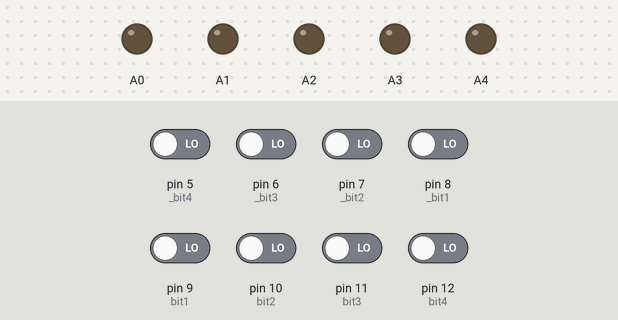
The sketch below on a simulated Arduino Uno, built with avr-gcc and run on an emulated ATmega328P. Shown: output pins drawn as LEDs (lit = HIGH). Inputs (shaded band) come from the test bench; at power-on: pin 5 (_bit4), pin 6 (_bit3), pin 7 (_bit2), pin 8 (_bit1), pin 9 (bit1), pin 10 (bit2), pin 11 (bit3), pin 12 (bit4) LOW.

Above: at 1.2 s.
1.3 s: pin 5 (_bit4) driven HIGH
At 2.0 s:
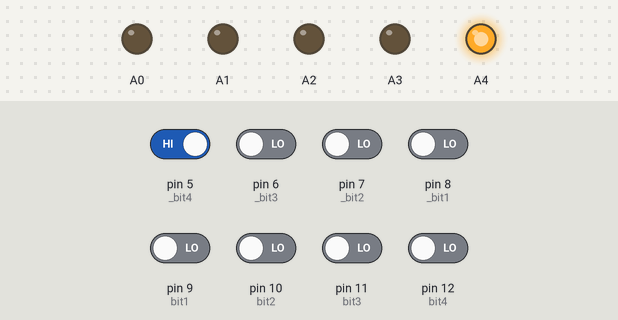
2.9 s: pin 6 (_bit3) driven HIGH
At 4.2 s:
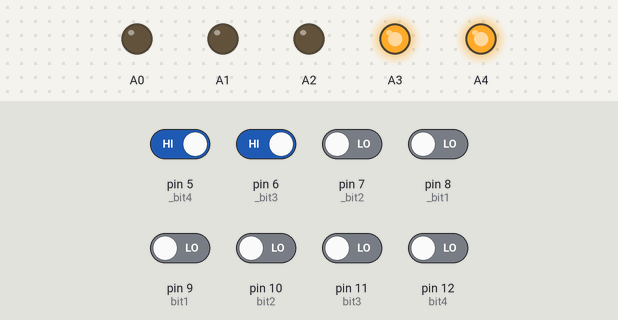
4.5 s: pin 7 (_bit2) driven HIGH
At 5.6 s:
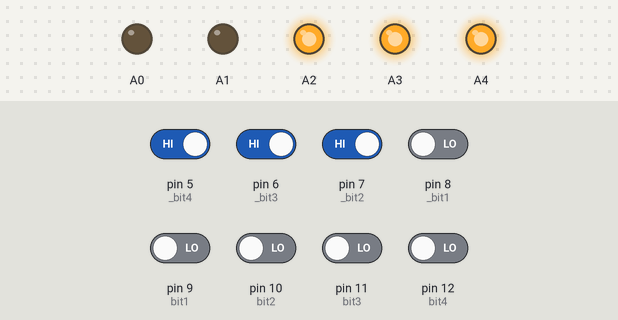
6.1 s: pin 8 (_bit1) driven HIGH
At 6.9 s:
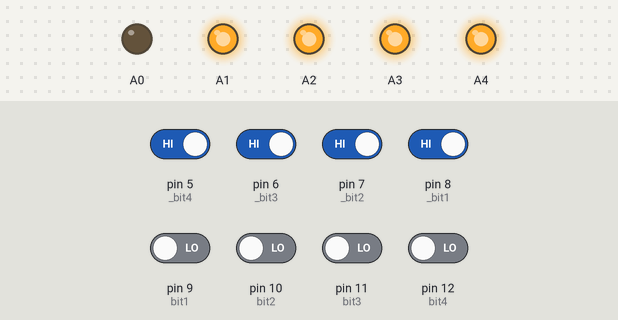
7.7 s: pin 9 (bit1) driven HIGH
At 8.1 s:
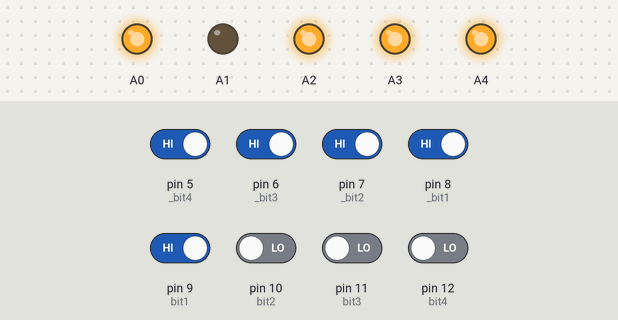
9.3 s: pin 10 (bit2) driven HIGH
At 10.6 s:
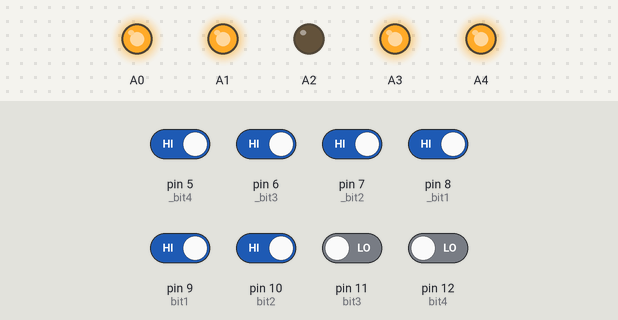
Timing chart, 0 to 11.9 s (numbered marks = the images above; inputs shaded):
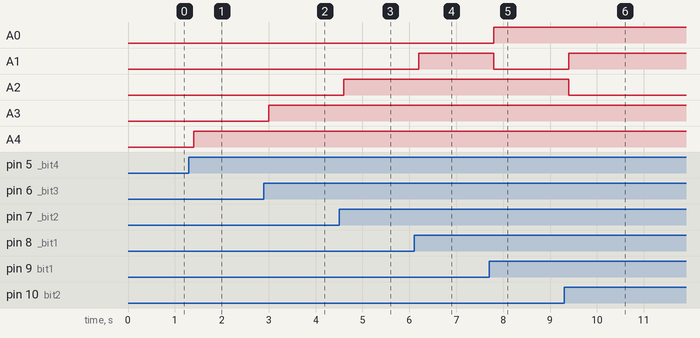

The sketch:

4-bitAdder.ino
```cpp
/*
Developers: João Correia, João Constantino.
4-bitsAdder - Code from Arduino
*/

const int bit1 = 9;
const int bit2 = 10;
const int bit3 = 11;
const int bit4 = 12;

const int _bit1 = 8;
const int _bit2 = 7;
const int _bit3 = 6;
const int _bit4 = 5;

//Logic gate and
int _and(int bitOne, int bitTwo){
  return bitOne & bitTwo;
}

//Logic gate or
int _or(int bitOne, int bitTwo){
  return bitOne | bitTwo;
}

//Logic gate exclusive or
int _xor(int bitOne, int bitTwo){
  return bitOne ^ bitTwo;
}

void setup() {
   digitalWrite(bit1, HIGH);
   pinMode(bit1, INPUT);
   digitalWrite(bit2, HIGH);
   pinMode(bit2, INPUT);
   digitalWrite(bit3, HIGH);
   pinMode(bit3, INPUT);
   digitalWrite(bit4, HIGH);
   pinMode(bit4, INPUT);

   digitalWrite(_bit1, HIGH);
   pinMode(_bit1, INPUT);
   digitalWrite(_bit2, HIGH);
   pinMode(_bit2, INPUT);
   digitalWrite(_bit3, HIGH);
   pinMode(_bit3, INPUT);
   digitalWrite(_bit4, HIGH);
   pinMode(_bit4, INPUT);

   pinMode(A0, OUTPUT);
   pinMode(A1, OUTPUT);
   pinMode(A2, OUTPUT);
   pinMode(A3, OUTPUT);
   pinMode(A4, OUTPUT);
}

void loop() {
  int firstNumber[3];
  int secondNumber[3];

  //Setting bits values
  firstNumber[0] = digitalRead(bit1);
  firstNumber[1] = digitalRead(bit2);
  firstNumber[2] = digitalRead(bit3);
  firstNumber[3] = digitalRead(bit4);

  //Setting bits values
  secondNumber[0] = digitalRead(_bit1);
  secondNumber[1] = digitalRead(_bit2);
  secondNumber[2] = digitalRead(_bit3);
  secondNumber[3] = digitalRead(_bit4);

  /*  The sum is like the example
  *
  *    firstNumber[0]   firstNumber[1]   firstNumber[2]   firstNumber[3]
  *  + secondNumber[0]  secondNumber[1]  secondNumber[2]  secondNumber[3]
  *   -------------------------------------------------------------------
  *    res[0]           res[1]         res[2]           res[3]
  */

  int carryIn = 0;
  int carryOut = 0;

  int res[3];

  // This part simulates what is described in the electric scheme

  res[3] = _xor(carryIn, _xor(firstNumber[3],secondNumber[3]));
  carryOut = _or(_and(firstNumber[3],secondNumber[3]),_and(carryIn,_xor(firstNumber[3],secondNumber[3])));
  carryIn = carryOut;

  res[2] = _xor(carryIn, _xor(firstNumber[2],secondNumber[2]));
  carryOut = _or(_and(firstNumber[2],secondNumber[2]),_and(carryIn,_xor(firstNumber[2],secondNumber[2])));
  carryIn = carryOut;

  res[1] = _xor(carryIn, _xor(firstNumber[1],secondNumber[1]));
  carryOut = _or(_and(firstNumber[1],secondNumber[1]),_and(carryIn,_xor(firstNumber[1],secondNumber[1])));
  carryIn = carryOut;

  res[0] = _xor(carryIn, _xor(firstNumber[0],secondNumber[0]));
  carryOut = _or(_and(firstNumber[0],secondNumber[0]),_and(carryIn,_xor(firstNumber[0],secondNumber[0])));
  carryIn = carryOut;

  if(carryIn == 1){
      digitalWrite(A0,HIGH);
  }else{
      digitalWrite(A0,LOW);
  }

  //Printing the result
  if(res[0] == 1){
     digitalWrite(A1, HIGH);
  }else{
     digitalWrite(A1, LOW);
  }

  if(res[1] == 1){
     digitalWrite(A2, HIGH);
  }else{
     digitalWrite(A2, LOW);
  }

  if(res[2] == 1){
     digitalWrite(A3, HIGH);
  }else{
     digitalWrite(A3, LOW);
  }

  if(res[3] == 1){
     digitalWrite(A4, HIGH);
  }else{
     digitalWrite(A4, LOW);
  }
  delay(200);

}
```

Measured:
- after the input at 1.3 s, A4: LOW → HIGH after 0.10 s
- after the input at 2.9 s, A3: LOW → HIGH after 0.10 s
- after the input at 4.5 s, A2: LOW → HIGH after 0.10 s
- after the input at 6.1 s, A1: LOW → HIGH after 0.10 s
- after the input at 7.7 s, A0: LOW → HIGH after 0.10 s; A1: HIGH → LOW after 0.10 s
- after the input at 9.3 s, A1: LOW → HIGH after 0.10 s; A2: HIGH → LOW after 0.10 s
